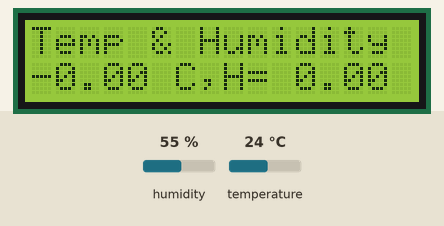
This sketch was run on a simulated Arduino Uno, built with avr-gcc and run on an emulated ATmega328P. Parts: 16×2 character LCD. Inputs (shaded band) come from the test bench; at power-on: humidity 55 %, temperature 24 °C. What the sketch prints to the serial monitor is not drawn.

Above: at 1.2 s.
1.3 s: humidity set to 22 %
At 4.2 s:
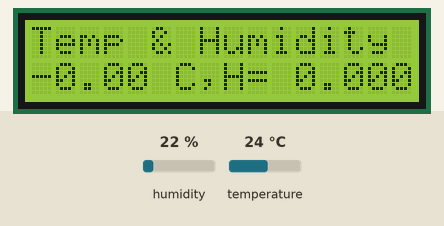
4.5 s: temperature set to 12 °C
7.5 s: humidity set to 40 %
10.5 s: temperature set to 19 °C
Timing chart, 0 to 13.5 s (numbered marks = the images above; inputs shaded):
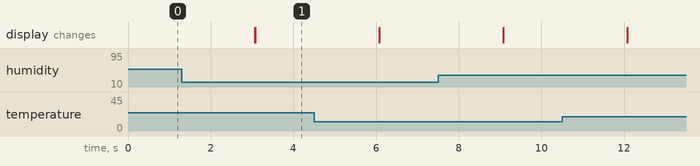

The sketch:

Temperature_humidity_readings.ino
```cpp
/* Noel Nicolas
 *  This code reads from a temperature and humidty sensor and outputs it to an LCD screen
 * LCD RS pin to digital pin 7
 * LCD Enable pin to digital pin 8
 * LCD D4,D5,D6,D7 pin to digital pin 9,10,11,12
 * LCD R/W and VSS pin to ground
 * LCD VCC pin to 5V
 * 10K resistor:
 * ends to +5V and ground
 * wiper to LCD VO pin (pin 3)
*/
// include the library code:
#include <LiquidCrystal.h>
#include <dht_nonblocking.h>

#define DHT_SENSOR_TYPE DHT_TYPE_11
static const int DHT_SENSOR_PIN = 2;
DHT_nonblocking dht_sensor( DHT_SENSOR_PIN, DHT_SENSOR_TYPE );

// initialize the library with the numbers of the interface pins
LiquidCrystal lcd(7, 8, 9, 10, 11, 12);

void setup() {
  // set up the LCD's number of columns and rows:
  lcd.begin(16, 2);
  // Print a message to the LCD.
  lcd.print("Temp & Humidity");
  //baud rate for sensor
  Serial.begin(9600);
}

static bool measure_environment( float *temperature, float *humidity )
{
  static unsigned long measurement_timestamp = millis( );
  /* Measure once every four seconds. */
  if( millis( ) - measurement_timestamp > 3000ul )
  {
    if( dht_sensor.measure( temperature, humidity ) == true )
    {
      measurement_timestamp = millis( );
      return( true );
    }
  }
  return( false );
}

void loop() {
  float temperature;
  float humidity;
  // set the cursor to column 0, line 1
  // (note: line 1 is the second row, since counting begins with 0):
  lcd.setCursor(0, 1);
  // print the number of seconds since reset:


  /* Measure temperature and humidity.  If the functions returns
     true, then a measurement is available. */
  if( measure_environment( &temperature, &humidity ) == true )
  {
    //for use on computer
    Serial.print( "T = " );
    Serial.print( temperature, 1 );
    Serial.print( " deg. C, H = " );
    Serial.print( humidity, 1 );
    Serial.println( "%" );
}
  //prints to onboard LCD, screen is very small
  lcd.print(temperature);
  lcd.print(" C,H= ");
  lcd.print(humidity);

}
```
